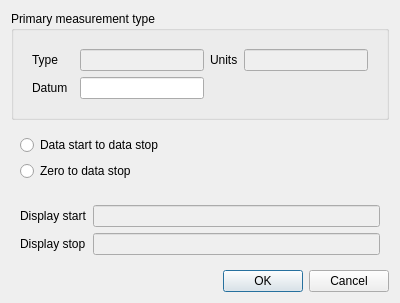
<?xml version="1.0" encoding="UTF-8"?>
<ui version="4.0">
 <class>overviewWidgetDialog</class>
 <widget class="QDialog" name="overviewWidgetDialog">
  <property name="geometry">
   <rect>
    <x>0</x>
    <y>0</y>
    <width>400</width>
    <height>300</height>
   </rect>
  </property>
  <property name="windowTitle">
   <string>Overview track settings</string>
  </property>
  <layout class="QVBoxLayout" name="verticalLayout">
   <item>
    <widget class="QGroupBox" name="primaryMeasurementGroupBox">
     <property name="title">
      <string>Primary measurement type</string>
     </property>
     <property name="flat">
      <bool>true</bool>
     </property>
     <layout class="QVBoxLayout" name="verticalLayout_2">
      <item>
       <widget class="QWidget" name="primaryMeasurementWidget" native="true">
        <layout class="QGridLayout" name="gridLayout">
         <item row="2" column="0">
          <widget class="QLabel" name="datumLabel">
           <property name="text">
            <string>Datum</string>
           </property>
          </widget>
         </item>
         <item row="1" column="0" colspan="2">
          <widget class="QLabel" name="measurementTypeLabel">
           <property name="text">
            <string>Type</string>
           </property>
          </widget>
         </item>
         <item row="1" column="2">
          <widget class="QLineEdit" name="measurementTypeLineEdit">
           <property name="enabled">
            <bool>false</bool>
           </property>
           <property name="toolTip">
            <string>Data measurement type (eg MDKB (ft))</string>
           </property>
          </widget>
         </item>
         <item row="1" column="3">
          <widget class="QLabel" name="measurementTypeUnitsLabel">
           <property name="text">
            <string>Units</string>
           </property>
          </widget>
         </item>
         <item row="1" column="4">
          <widget class="QLineEdit" name="measurementTypeUnitsLineEdit">
           <property name="enabled">
            <bool>false</bool>
           </property>
           <property name="toolTip">
            <string>Data units</string>
           </property>
          </widget>
         </item>
         <item row="2" column="2">
          <widget class="QLineEdit" name="datumLineEdit"/>
         </item>
        </layout>
       </widget>
      </item>
     </layout>
    </widget>
   </item>
   <item>
    <widget class="QWidget" name="widget_3" native="true">
     <layout class="QGridLayout" name="gridLayout_4">
      <item row="1" column="0">
       <widget class="QRadioButton" name="zeroToDataStopLineEdit">
        <property name="toolTip">
         <string>Scales plot range from zero to data stop</string>
        </property>
        <property name="text">
         <string>Zero to data stop</string>
        </property>
       </widget>
      </item>
      <item row="0" column="0">
       <widget class="QRadioButton" name="dataStartToStopRadioButton">
        <property name="toolTip">
         <string>Scales plot range from data start to data stop</string>
        </property>
        <property name="text">
         <string>Data start to data stop</string>
        </property>
       </widget>
      </item>
     </layout>
    </widget>
   </item>
   <item>
    <widget class="QWidget" name="widget_2" native="true">
     <layout class="QGridLayout" name="gridLayout_3">
      <item row="1" column="1">
       <widget class="QLineEdit" name="displayStopLineEdit">
        <property name="enabled">
         <bool>false</bool>
        </property>
        <property name="toolTip">
         <string>Specify stop data value to display</string>
        </property>
       </widget>
      </item>
      <item row="0" column="0">
       <widget class="QLabel" name="displayStartLabel">
        <property name="text">
         <string>Display start</string>
        </property>
       </widget>
      </item>
      <item row="1" column="0">
       <widget class="QLabel" name="displayStopLabel">
        <property name="text">
         <string>Display stop</string>
        </property>
       </widget>
      </item>
      <item row="0" column="1">
       <widget class="QLineEdit" name="displayStartLineEdit">
        <property name="enabled">
         <bool>false</bool>
        </property>
        <property name="toolTip">
         <string>Specify start data value to display</string>
        </property>
       </widget>
      </item>
     </layout>
    </widget>
   </item>
   <item>
    <widget class="QDialogButtonBox" name="buttonBox">
     <property name="orientation">
      <enum>Qt::Horizontal</enum>
     </property>
     <property name="standardButtons">
      <set>QDialogButtonBox::Cancel|QDialogButtonBox::Ok</set>
     </property>
    </widget>
   </item>
  </layout>
 </widget>
 <resources/>
 <connections>
  <connection>
   <sender>buttonBox</sender>
   <signal>accepted()</signal>
   <receiver>overviewWidgetDialog</receiver>
   <slot>accept()</slot>
   <hints>
    <hint type="sourcelabel">
     <x>248</x>
     <y>254</y>
    </hint>
    <hint type="destinationlabel">
     <x>157</x>
     <y>274</y>
    </hint>
   </hints>
  </connection>
  <connection>
   <sender>buttonBox</sender>
   <signal>rejected()</signal>
   <receiver>overviewWidgetDialog</receiver>
   <slot>reject()</slot>
   <hints>
    <hint type="sourcelabel">
     <x>316</x>
     <y>260</y>
    </hint>
    <hint type="destinationlabel">
     <x>286</x>
     <y>274</y>
    </hint>
   </hints>
  </connection>
 </connections>
</ui>
